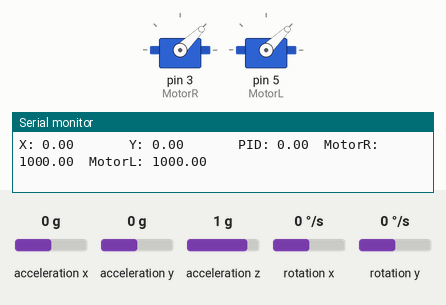
Recording of a sketch running on a simulated Arduino Uno, built with avr-gcc and run on an emulated ATmega328P. Parts: 2 × servo, the last lines printed to the serial monitor. Wiring (inferred from the names in the program): MPU-6050 motion sensor at I2C address 0x68. The inputs (shaded band) are chosen by the test bench; at power-on: acceleration y 0 g, acceleration z 1 g, rotation x 0 °/s, acceleration x 0 g, rotation y 0 °/s.

Above: at 1.7 s.
1.8 s: acceleration y set to -1.4 g
At 3.7 s:
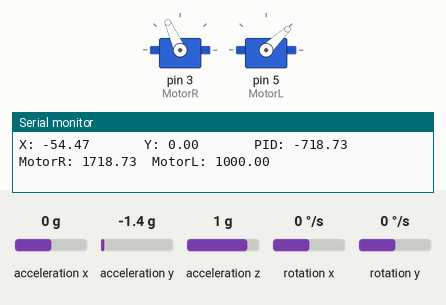
4.8 s: acceleration z set to 0 g
6.5 s: acceleration y set to 0.8 g
At 7.97 s:
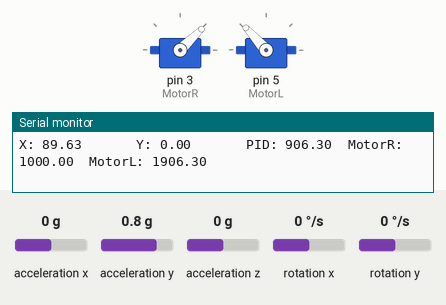
9.5 s: rotation x set to 100 °/s
11.1 s: acceleration y set to 0 g
At 12.1 s:
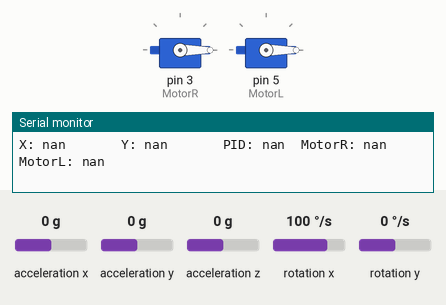
Timing chart, 0 to 13.7 s (numbered marks = the images above; inputs shaded):
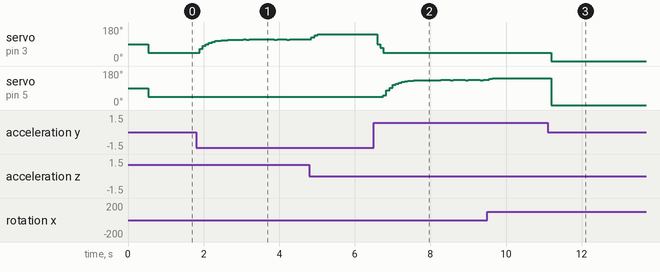

The sketch:

PID_loop_for_1D_rig.ino
```cpp
# include <Wire.h>
# include <Servo.h>

float gyro_error =0, g_rawX, g_rawY, g_rawerrorX, g_rawerrorY, g_angleX, g_angleY;
float acc_error =0, a_rawX, a_rawY, a_rawZ, a_rawerrorX, a_rawerrorY, a_angleX, a_angleY;
float total_angleX, total_angleY;
float rad_deg = 180/3.14;
float desired_angle = 0; //desired angle in the X-axis
float Totaltime, DifferenceTime, Previoustime;
float errorX, total_errorX, rate_errorX, last_errorX;
float x_pid, x_pid_p=0, x_pid_i=0, x_pid_d=0;
float defaultval = 1000, motorR, motorL;

Servo MotorR, MotorL;

void setup()
{
  Serial.begin(9600);
  Totaltime = millis();
  // attach the motor to the pin using the attach function from the servo library
  MotorR.attach(3);
  MotorL.attach(5);

  //using the begin command to initiate communication.
  Wire.begin();
  // using the beginTransmission function by specifying the address of the MPU
  Wire.beginTransmission(0x68);
  // using the write function to reset the MPU by placing a 0 in the register 6B
  Wire.write(0x6B);
  Wire.write(0x00);
  // end the transmission so that we can setup the gyro and accelerometer.
  Wire.endTransmission(true);

  // gyroscope setup
  // initiating the communication to the MPU by specifying the address
  Wire.beginTransmission(0x68);
  // specifying the 1B register which is responsible for the gyroscope values
  Wire.write(0x1B);
  // specifying the sensitivity of the register. The data/command to change the
  // sensitivity can be found on the data sheet. The default dps reading from the gyroscope
  // is 250dps, and can be set by writing 0x00
  Wire.write(0x00);
  // end transmission to the 1B register.
  Wire.endTransmission(true);

  // accelerometer setup
  // initiating the communication to the MPU by specifying the address
  Wire.beginTransmission(0x68);
  // specifying the 1C register which is the register responsible for the accelerometer values.
  Wire.write(0x1C);
  // specifying the sensitivity of the accelerometer. The input value for different ranges
  // can be found in the datasheet. the default range of the accelerometer is +/- 2g.
  // We set this by writing 0x00 using the Wire.write() function
  Wire.write(0x00);
  // end the transmission to the accelerometer register
  Wire.endTransmission(true);


  // estimating the average error of the accelerometer readings to correct the final values
  // this is needed as without the error correction, the angle shown were very off.
  // this loop takes in the first 400 readings of the accelerometer and gyroscope.
  // it then takes the average of all the recorded values to get an estimate of the error.
  // and then corrects the final value before using it for the PID loop.
  // higher the number of itterations, better the accuracy in predicting the error.
  // somehwere between 200 and 500 is a good number of itterations for this purpose.

  // without the error correction, the angles were having a huge drift of around 10 degrees with my MPU
  if(acc_error == 0)
  {
    for(int i=0;i<400;i++)
    {
      //initiating wire communication to the specified address of the MPU.
      Wire.beginTransmission(0x68);
      //requesting data starting from the accelerometerX register, which has the address of 3B
      // according to the MPU 6050 datasheet
      Wire.write(0x3B);
      Wire.endTransmission(false);
      // requesting data from the device that has the address of 68
      // requesting 6 bits of data
      // stopping the request after recieving the specified number of bytes, thereby releasing the bus
      // for other communication.
      Wire.requestFrom(0x68, 6, true);

      // reading the data using the Wire.read function, each value needing two registers.
      // we then divide the data stored by 16384 (based on the range of the accelerometer set
      // previously)
      a_rawX = (Wire.read()<<8|Wire.read())/16384.00;
      a_rawY = (Wire.read()<<8|Wire.read())/16384.00;
      a_rawZ = (Wire.read()<<8|Wire.read())/16384.00;

      // using the formula to determine the angle read by the accelerometer.
      // here we calculate the total readings for the 400 itterations, so taht we get a total value
      // to find the average error.
      a_rawerrorX = a_rawerrorX + ((atan((a_rawY)/sqrt(pow(a_rawX,2) + pow(a_rawZ,2)))*rad_deg));
      a_rawerrorY = a_rawerrorY + ((atan((a_rawX)/sqrt(pow(a_rawY,2) + pow(a_rawZ, 2)))*rad_deg));

      // on the last itteration, we calculate the average of the error by dividing it with 400.
      if (i == 399)
      {
        a_rawerrorX = a_rawerrorX/400;
        a_rawerrorY = a_rawerrorY/400;
        acc_error =1;
      }
    }
  }

  // doing the same thing for the gyroscope sensor, calculating the average error reading.
  if(gyro_error = 0)
  {
    for(int j=0; j<400;j++)
    {
      // initiating the communication to MPU
      Wire.beginTransmission(0x68);
      // requesting data from the register with address 43 and onwards.
      Wire.write(0x43);
      Wire.endTransmission(false);
      // requesting only 4 bytes of data from the registers, and ending the communication
      // after the data transmission ahs been done, so as to release the bus.
      Wire.requestFrom(0x68, 4, true);

      // getting in the raw reading from the registers using the Wire.read function
      // and dividing the total data value based on the dps previously set by us.
      g_rawX = (Wire.read()<<8|Wire.read())/131.0;
      g_rawY = (Wire.read()<<8|Wire.read())/131.0;

      // summing up all the values, to find the average later.
      g_rawerrorX = g_rawerrorX + g_rawX;
      g_rawerrorY = g_rawerrorY + g_rawY;

      // dividing the total value with 400 to find the average error and store it in the same variable
      if(j == 399)
      {
        g_rawerrorX = g_rawerrorX/400;
        g_rawerrorY = g_rawerrorY/400;
        gyro_error = 1;
      }
    }
  }


}

void loop()
{
  // setting the previous time variable to figure out the delta T
  //while calculating the differential error
  Previoustime = Totaltime;
  // keeping track of the total time elapsed since the start of
  // the loop by using the millis function. It stores the data in milliseconds
  Totaltime = millis();
  // calculating the delta T, and then dividing by 1000 to get the time in seconds.
  DifferenceTime = (Totaltime - Previoustime)/1000;

//////////////////////////////////////////////////////////////////////////////////////////////////////

  Wire.beginTransmission(0x68);
  Wire.write(0x3B);
  Wire.endTransmission(false);
  Wire.requestFrom(0x68, 6, true);

  a_rawX = (Wire.read()<<8|Wire.read())/16384.00;
  a_rawY = (Wire.read()<<8|Wire.read())/16384.00;
  a_rawZ = (Wire.read()<<8|Wire.read())/16384.00;

  // calculating the angle based on the reading of the rgisters, and then correcting the
  // reading based on the average error calculated from the abover part of the code.
  a_angleX = (atan((a_rawY)/sqrt(pow(a_rawX,2) + pow(a_rawZ,2)))*rad_deg) - a_rawerrorX;
  a_angleY = (atan((a_rawX)/sqrt(pow(a_rawY,2) + pow(a_rawZ, 2)))*rad_deg) - a_rawerrorY;

//////////////////////////////////////////////////////////////////////////////////////////////////////

  Wire.beginTransmission(0x68);
  Wire.write(0x43);
  Wire.endTransmission(false);
  Wire.requestFrom(0x68, 4, true);

  // calculating the raw data based off of the readings from the gyroscope alone.
  // it is then error corrected based on the values calculated in the above part of the code
  g_rawX = ((Wire.read()<<8|Wire.read())/131.0) - g_rawerrorX;
  g_rawY = ((Wire.read()<<8|Wire.read())/131.0) - g_rawerrorY;

  // calculating tha angle from the gyroscope. We multiply the time taken between the readings
  // and multiplying it with the raw data from the sensor (after correction).
  // we do this as the data coming from the gyroscope is in degrees per second. To get the degree,
  // we multiply the time (in seconds)
  g_angleX = g_rawX *DifferenceTime;
  g_angleY = g_rawY*DifferenceTime;

/////////////////////////////////////////////////////////////////////////////////////////////////////

  // calculating the final angle that we will be using for all calculations
  // based on the combined values from the gyroscope and accelerometer angles.
  // we use a form of a complimentary filter, where the we assign different weightage to the readings
  // from the gyroscope and the accelerometer, to get the most accurate angle values.
  // after checking multiple coefficients, the coefficients that i found worked the best with my
  // MPU6050 are 0.7 and 0.3.
  total_angleX = (0.70 * (total_angleX + g_angleX) + 0.30 * a_angleX);
  total_angleY = 0.70 * (total_angleY + g_angleY) + 0.30 * a_angleY;

  Serial.print("X: ");
  Serial.print(total_angleX);
  Serial.print("       ");
  Serial.print("Y: ");
  Serial.print(total_angleY);
  Serial.print(" ");

/////////////////////////////////////////////////////////////////////////////////////////////////////

  // calculating the net error in the current angle and the desired angle for the 1D rig.
  errorX = total_angleX - desired_angle;
  // integrating the error over a certain time and calculating the total error for the integral control
  total_errorX += errorX*DifferenceTime;
  // differentiating the error to find the error rate that we can use in the differential control
  rate_errorX = (errorX - last_errorX)/DifferenceTime;

  x_pid_p = 1 * errorX;

  // to minimize overshoot, and to prevent integral windup the integral controller is
  // activated only on when the error is between 5 and -5 degrees.
  if( errorX < 5 && errorX > -5)
  {
    x_pid_i = 1* total_errorX;
  }
  x_pid_d = 1* rate_errorX;

  // calculating the total pid output that will be needed based on the anlge change and desired angle
  x_pid = x_pid_p + x_pid_i + x_pid_d;

  // we can even cap the PID value, but the values the PID was giving at =/- 75 degrees was within 900
  // and -800, so i am not capping the PID values

  // printing out the values for debugging purposes.
  Serial.print("      PID: ");
  Serial.print(x_pid);
  //Serial.println(" ");

  // giving the individual motor commands to both the left and right motors.
  // we add the PID input to the let motor as we need to increase the left motor speed if the 1D rig
  // is pitched downwards to the leftside. Adding the PID output will increase the motor speed
  // on the left and reduce it on the right, causing it to come back to the desired angle.
  // Similarly, if the 1D rig is pitched down towards the rightside, it means that the angle is
  // in the negative side. So we increase the motor speed on the right side, and reducing the
  // speed on the left side.
  motorL = defaultval + x_pid;
  motorR = defaultval - x_pid;

  // we cap the motor inputs to 1000 and 2000 as anything beyond or below this the motor will not work
  if(motorL > 2000)
  {
    motorL = 2000;
  }
  if(motorL < 1000)
  {
    motorL = 1000;
  }


  if(motorR > 2000)
  {
    motorR = 2000;
  }
  if(motorR < 1000)
  {
    motorR = 1000;
  }

  MotorR.writeMicroseconds(motorR);
  MotorL.writeMicroseconds(motorL);

  // printing out the motor speed (in microseconds) to the serial monitor for debugging purposes
  Serial.print("  MotorR: ");
  Serial.print(motorR);
  Serial.print("  MotorL: ");
  Serial.print(motorL);
  Serial.println(" ");


}
```

Measured:
- after the input at 6.5 s, servo on pin 3 (MotorR): 141° → 89° after 0.10 s, → 71° 0.08 s later, → 44° 0.08 s later
- after the input at 11.1 s, servo on pin 3 (MotorR): 44° → 0° after 0.09 s; servo on pin 5 (MotorL): 141° → 0° after 0.09 s
